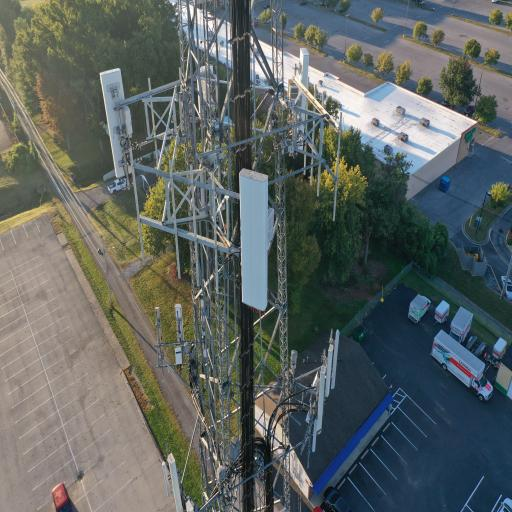
#> input picture data/processed/yolo/train/images/img_00eeee4fc7754a82_JPG.rf.8af42aa1141ebc257467120c6b3c4ace.jpg, 512 x 512 px
$ python quality_validator.py   (older library calls are emulated)
#> lines starting #> are read from the running program, lines starting #| are printed output that depends on the picture
"""
Phase 3 Dataset Quality Validator & Visual Contact Sheet Generator.
Executes geometric analysis, image sharpness/exposure profiling, GPS leakage audit,
multi-page split visual contact sheets, and comprehensive Markdown quality report.
"""
import os
import csv
import json
import logging
import hashlib
from pathlib import Path
from collections import Counter, defaultdict
from typing import Dict, Any, List, Tuple, Optional, Set
import cv2
import numpy as np
from PIL import Image

from src.config import BASE_DIR, PROCESSED_DATA_DIR, RAW_DATA_DIR, CLASSES

logging.basicConfig(level=logging.INFO, format="%(asctime)s [%(levelname)s] %(message)s")
logger = logging.getLogger(__name__)


class DatasetQualityValidator:
    """Executes Phase 3 dataset quality profiling and contact sheet generation."""

    def __init__(self, yolo_dir: Path = None, raw_dir: Path = None, reports_dir: Path = None):
        self.yolo_dir = Path(yolo_dir) if yolo_dir else PROCESSED_DATA_DIR / "yolo"
        self.raw_dir = Path(raw_dir) if raw_dir else RAW_DATA_DIR / "sample"
        self.reports_dir = Path(reports_dir) if reports_dir else BASE_DIR / "reports" / "quality_validation"
        self.contact_sheet_dir = self.reports_dir / "contact_sheets"
        self.indiv_dir = self.reports_dir / "annotated_samples"

        # Color codes (BGR for OpenCV)
        # Class 0: supporting_tower -> Cyan (255, 220, 0 in BGR)
        # Class 1: monopole_tower   -> Amber / Orange (0, 140, 255 in BGR)
        self.class_colors = {
            0: (255, 220, 0),    # Cyan
            1: (0, 140, 255)     # Amber/Orange
        }

    def run_quality_validation(self) -> Dict[str, Any]:
        """Runs the entire Phase 3 validation pipeline."""
        if not self.yolo_dir.exists():
            raise FileNotFoundError(f"YOLO dataset directory does not exist: {self.yolo_dir}")

        self.reports_dir.mkdir(parents=True, exist_ok=True)
        self.contact_sheet_dir.mkdir(parents=True, exist_ok=True)
        self.indiv_dir.mkdir(parents=True, exist_ok=True)

        logger.info(f"Starting Phase 3 Dataset Quality Validation on: {self.yolo_dir}")

        # Map raw files for GPS tracking
        raw_files = list(self.raw_dir.glob("*")) if self.raw_dir.exists() else []
        raw_meta_map = {}
        for rf in raw_files:
            meta = {"has_gps": False, "lat": None, "lon": None}
            try:
                with Image.open(rf) as img:
                    xmp = img.info.get("xmp")
                    if xmp:
                        text = xmp.decode("utf-8", errors="ignore")
                        for line in text.splitlines():
                            if "drone-dji:GpsLatitude" in line:
                                meta["lat"] = line.split("=")[1].strip('"')
                            if "drone-dji:GpsLongitude" in line:
                                meta["lon"] = line.split("=")[1].strip('"')
                        if meta["lat"] and meta["lon"]:
                            meta["has_gps"] = True
            except Exception:
                pass
            raw_meta_map[rf.stem] = meta

        all_records = []
        split_hashes = defaultdict(dict)
        gps_split_map = defaultdict(set)

        # Metrics storage
        geometry_metrics = {
            "box_areas": [],
            "aspect_ratios": [],
            "widths": [],
            "heights": []
        }
        quality_metrics = {
            "blur_scores": [],
            "brightness_means": [],
            "brightness_stds": []
        }

        flagged_for_manual_review = []
        split_summaries = {}

        for s_name in ["train", "val", "test"]:
            img_dir = self.yolo_dir / s_name / "images"
            lbl_dir = self.yolo_dir / s_name / "labels"

            images = sorted(list(img_dir.glob("*")))
            labels = {f.stem: f for f in lbl_dir.glob("*.txt")}

            split_records = []
            split_cls_objs = Counter()
            split_cls_imgs = Counter()

            for img_p in images:
                stem = img_p.stem
                lbl_p = labels.get(stem)

                with open(img_p, "rb") as fp:
                    sha = hashlib.sha256(fp.read()).hexdigest()
                split_hashes[s_name][img_p.name] = sha

                # Image quality profiling via OpenCV
                cv_img = cv2.imread(str(img_p))
#> cv_img is the input picture: shape (512, 512, 3); mean B, G, R 97.2, 99.5, 92.7
                h_img, w_img = cv_img.shape[:2]
#> h_img = 512; w_img = 512
                gray = cv2.cvtColor(cv_img, cv2.COLOR_BGR2GRAY)
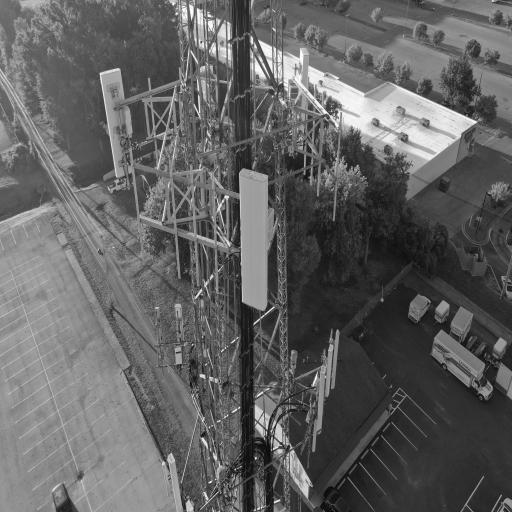
#> gray: shape (512, 512); min 0, max 255, mean 97.2
                lap_var = float(cv2.Laplacian(gray, cv2.CV_64F).var())
#> lap_var = 1594.7
                bright_mean = float(np.mean(gray))
#> bright_mean = 97.23
                bright_std = float(np.std(gray))
#> bright_std = 46.76

                quality_metrics["blur_scores"].append(lap_var)
                quality_metrics["brightness_means"].append(bright_mean)
                quality_metrics["brightness_stds"].append(bright_std)

                # Raw match & GPS
                raw_match = ""
                gps_info = None
                for raw_stem, meta in raw_meta_map.items():
                    if raw_stem in img_p.name:
                        raw_match = raw_stem
                        if meta["has_gps"]:
                            gps_info = (meta["lat"], meta["lon"])
                            gps_split_map[gps_info].add(s_name)
                        break

                # Parse labels
                boxes = []
#> (the run stopped early here; a loop or call above may not have finished)
